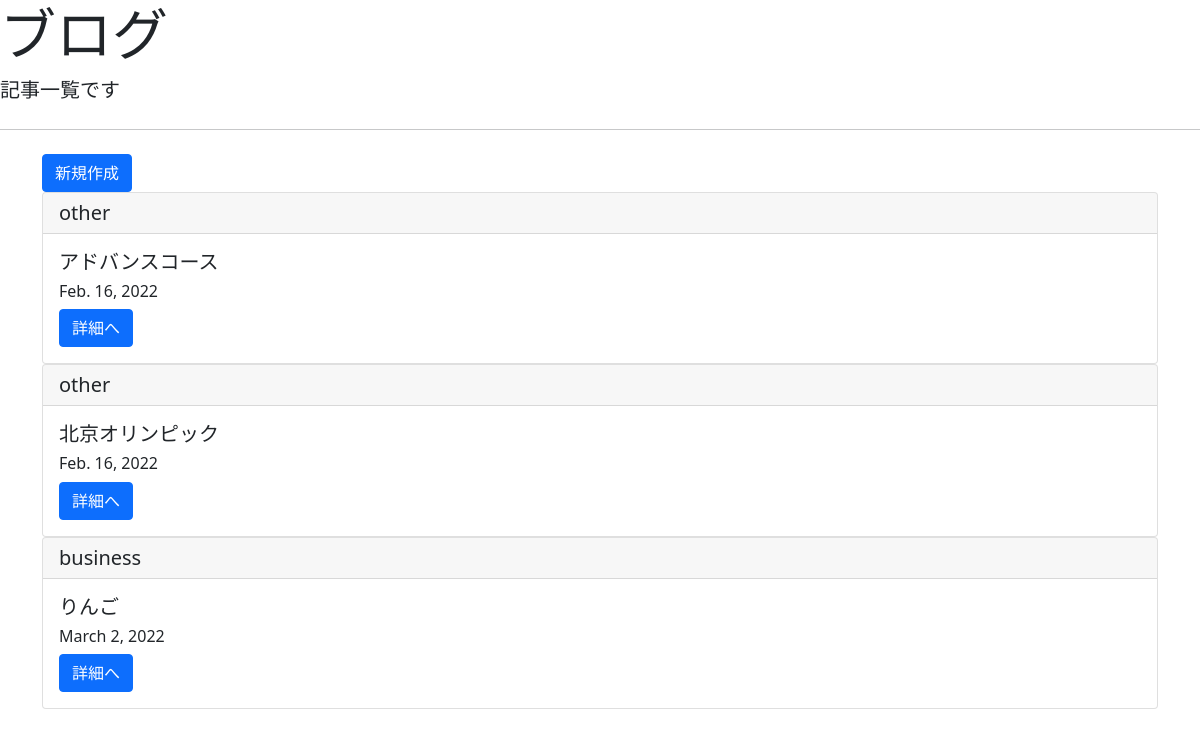
The page /list/ on the database as committed earlier.
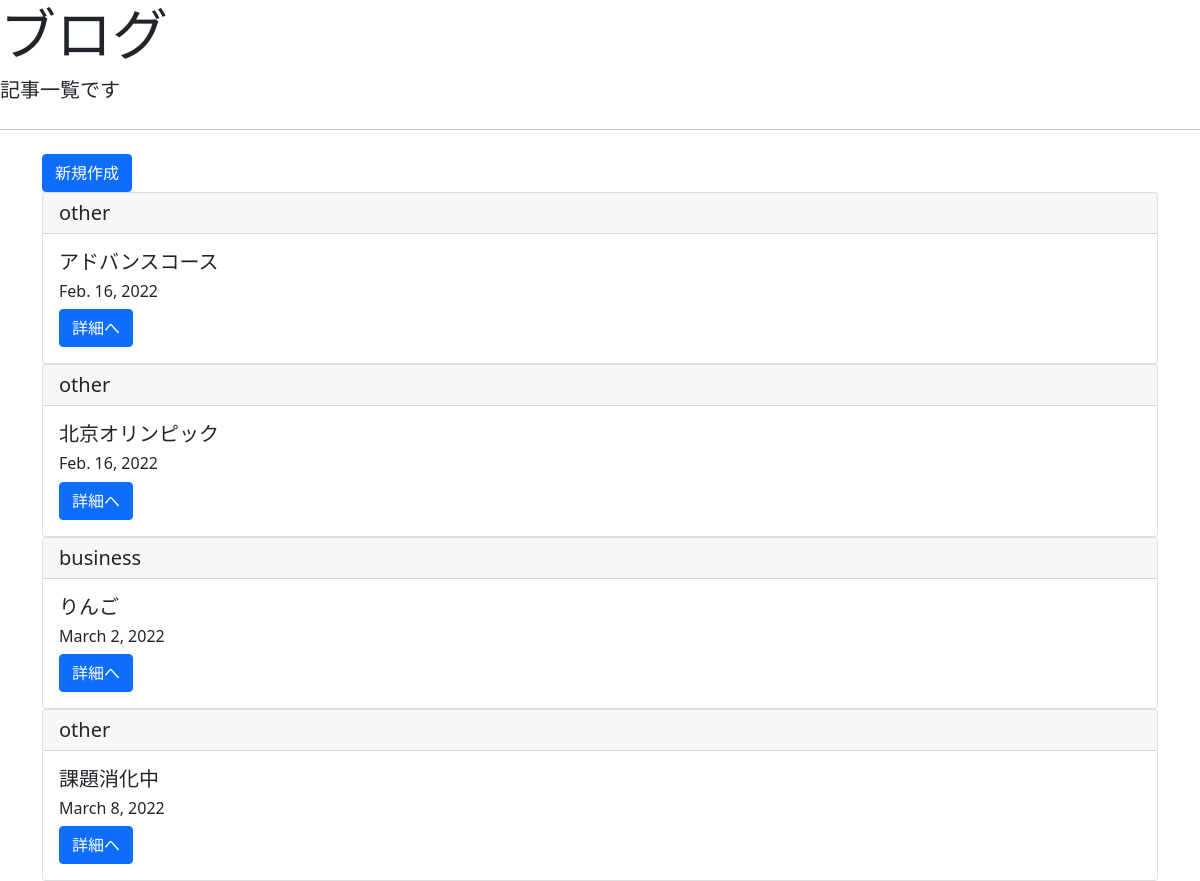
The same page on the database as committed later.
### blogpost/models.py (models this page shows, shortened)
class BlogModel(models.Model):
    title=models.CharField(max_length=100)
    content=models.TextField()
    postdate=models.DateField(auto_now_add=True)
    category=models.CharField(max_length=50,choices=CATEGORY)

### blogpost/views.py (the view)
# urls.py: path('list/', BlogList.as_view(),name='list'),
class BlogList(ListView):
    template_name='list.html'
    model=BlogModel

### templates/list.html
{% extends 'base.html' %}
{% block header %}
<div class="jumbotron">
        <h1 class="display-4">ブログ</h1>
        <p class="lead">記事一覧です</p>
        <hr class="my-4">
</div>
{% endblock header %}
{% block content %}
<div class='container'>
        <a href="{% url 'create' %}" class="btn btn-primary">新規作成</a>
        {% for item in object_list %}
        <div class="card">
                <h5 class="card-header">{{item.category}}</h5>
                <div class="card-body">
                 <h5 class="card-title">{{item.title}}</h5>
                 <h6 class="card-title">{{item.postdate}}</h6>
                 <a href="{% url 'detail' item.pk %}" class="btn btn-primary">詳細へ</a>
                </div>
         </div>
        {% endfor %}
</div>
{% endblock content %}

### templates/base.html (shortened to what this page needs)
<!doctype html>
<html lang="en">
  <head>
    <link href="https://cdn.jsdelivr.net/npm/bootstrap@5.1.3/dist/css/bootstrap.min.css" rel="stylesheet">
  </head>
  <body>
    {% block header %}
    {% endblock header %}
    {% block content %}
    {% endblock content %}
  </body>
</html>

Rows that differ between the two databases and show on the page:
added BlogModel: category "other", title "課題消化中", postdate "March 8, 2022"
